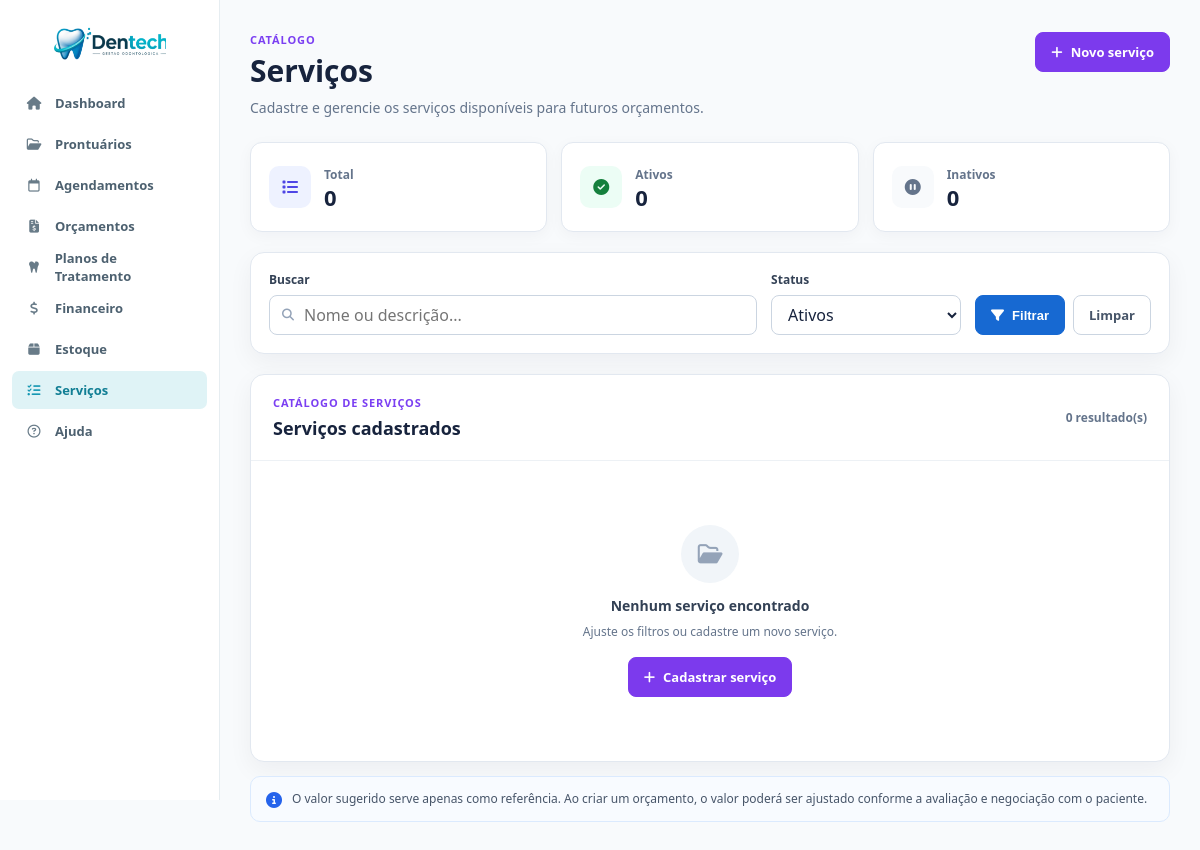
The page /servicos.php (signed in) on the database as committed earlier.
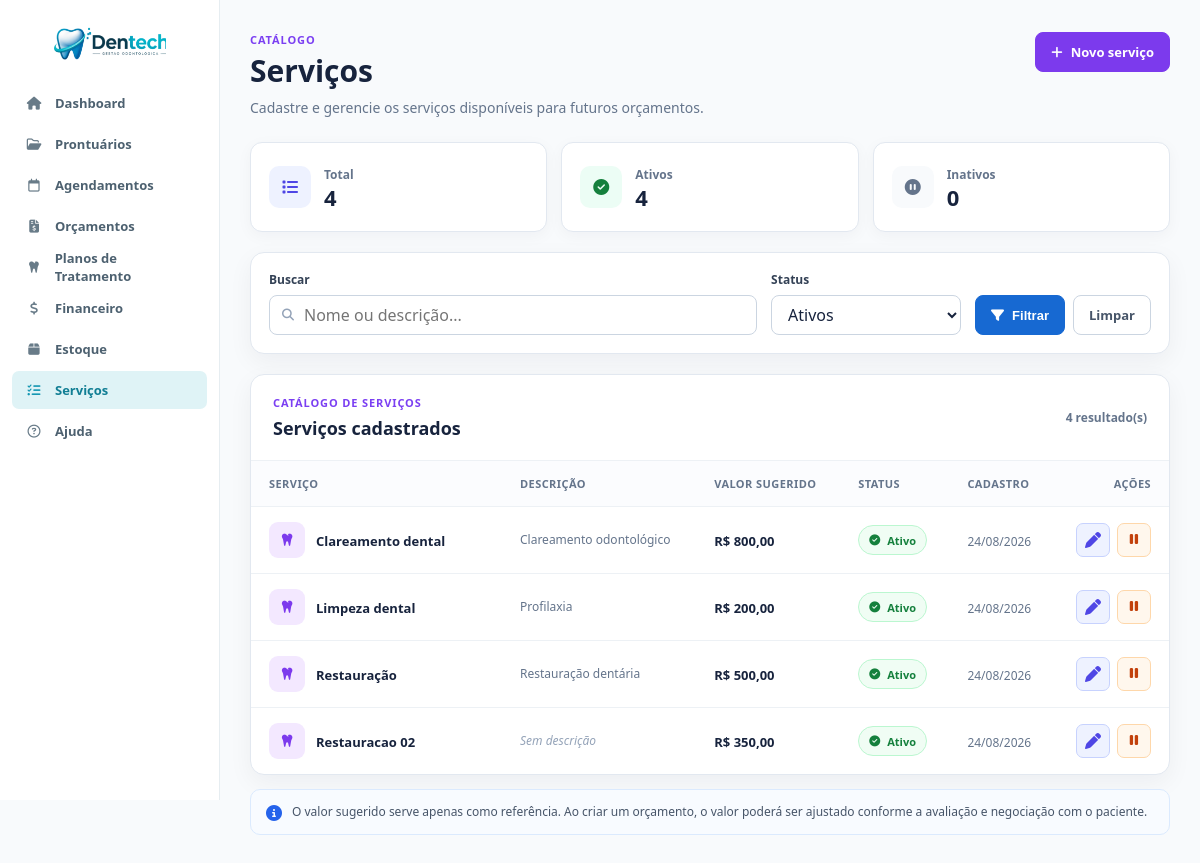
The same page on the database as committed later.
### tables this page shows
CREATE TABLE `servicos` (
  `id` int NOT NULL AUTO_INCREMENT,
  `nome` varchar(255) NOT NULL,
  `descricao` text,
  `valor_sugerido` decimal(10,2) NOT NULL DEFAULT '0.00',
  `ativo` tinyint(1) NOT NULL DEFAULT '1',
  `data_criacao` date NOT NULL,
  PRIMARY KEY (`id`),
  KEY `idx_servicos_ativo` (`ativo`),
  KEY `idx_servicos_nome` (`nome`)
);

### servicos.php (the view, shortened to what the changed rows need)
<?php
require_once 'conexao/conexao.php';
$status = $_GET['status'] ?? 'ativos';
$where = [];
$params = [];
if ($status === 'ativos') {
    $where[] = 's.ativo = 1';
} elseif ($status === 'inativos') {
    $where[] = 's.ativo = 0';
}
$sql = "
    SELECT
        s.id,
        s.nome,
        s.descricao,
        s.valor_sugerido,
        s.ativo,
        s.data_criacao
    FROM servicos s
";
if (!empty($where)) {
    $sql .= ' WHERE ' . implode(' AND ', $where);
}
$sql .= "
    ORDER BY
        s.ativo DESC,
        s.nome ASC
";
$stmt = $pdo->prepare($sql);
$stmt->execute($params);
$servicos = $stmt->fetchAll(PDO::FETCH_ASSOC);
$stmtResumo = $pdo->query("
    SELECT
        COUNT(*) AS total,
        SUM(CASE WHEN ativo = 1 THEN 1 ELSE 0 END) AS ativos,
        SUM(CASE WHEN ativo = 0 THEN 1 ELSE 0 END) AS inativos
    FROM servicos
");
$resumo = $stmtResumo->fetch(PDO::FETCH_ASSOC);
$totalServicos = (int)($resumo['total'] ?? 0);
$totalAtivos = (int)($resumo['ativos'] ?? 0);
?>
<!DOCTYPE html>
<html lang="pt-BR">
<head>
    <link rel="stylesheet" href="css/global.css">
    <link rel="stylesheet" href="css/variables.css">
    <link rel="stylesheet" href="css/layout.css">
    <link rel="stylesheet" href="css/navbar.css">
    <link rel="stylesheet" href="css/servicos.css">
    <link
        rel="stylesheet"
        href="https://cdnjs.cloudflare.com/ajax/libs/font-awesome/6.5.2/css/all.min.css">
</head>
<body>
    <main class="servicos-page">
        <div class="servicos-container">
            <header class="page-header">
                <div>
                    <h1>
                        Serviços
                    </h1>
                </div>
            </header>
            <section class="summary-grid">
                <article class="summary-card">
                    <div>
                        <span>
                            Total
                        </span>
                        <strong>
                            <?= $totalServicos ?>
                        </strong>
                    </div>
                </article>
                <article class="summary-card">
                    <div>
                        <span>
                            Ativos
                        </span>
                        <strong>
                            <?= $totalAtivos ?>
                        </strong>
                    </div>
                </article>
            </section>
            <section class="table-card">
                <div class="table-header">
                    <div>
                        <span class="table-kicker">
                        </span>
                        <h2>
                            Serviços cadastrados
                        </h2>
                    </div>
                    <span class="result-count">
                        <?= count($servicos) ?>
                        resultado(s)
                    </span>
                </div>
                <?php if (empty($servicos)): ?>
                    <div class="empty-state">
                        <div class="empty-icon">
                            <i class="fa-regular fa-folder-open"></i>
                        </div>
                        <strong>
                            Nenhum serviço encontrado
                        </strong>
                        <span>
                            Ajuste os filtros ou cadastre um novo serviço.
                        </span>
                        <a
                            href="novo_servico.php"
                            class="btn btn-primary">
                            <i class="fa-solid fa-plus"></i>
                            Cadastrar serviço
                        </a>
                    </div>
                <?php else: ?>
                    <div class="table-wrapper">
                        <table class="services-table">
                            <thead>
                                <tr>
                                    <th>Serviço</th>
                                    <th>Descrição</th>
                                    <th>Valor sugerido</th>
                                    <th>Status</th>
                                    <th>Cadastro</th>
                                    <th class="actions-column">Ações</th>
                                </tr>
                            </thead>
                            <tbody>
                                <?php foreach ($servicos as $servico): ?>
                                    <tr>
                                        <td>
                                            <div class="service-name">
                                                <div class="service-icon">
                                                    <i class="fa-solid fa-tooth"></i>
                                                </div>
                                                <div>
                                                    <strong>
                                                        <?= htmlspecialchars($servico['nome']) ?>
                                                    </strong>
                                                </div>
                                            </div>
                                        </td>
                                        <td>
                                            <div class="service-description">
                                                <?php if (!empty($servico['descricao'])): ?>
                                                    <?= htmlspecialchars($servico['descricao']) ?>
                                                <?php else: ?>
                                                    <span class="description-empty">
                                                        Sem descrição
                                                    </span>
                                                <?php endif; ?>
                                            </div>
                                        </td>
                                        <td>
                                            <strong class="service-value">
                                                R$
                                                <?= number_format(
                                                    (float)$servico['valor_sugerido'],
                                                    2,
                                                    ',',
                                                    '.'
                                                ) ?>
                                            </strong>
                                        </td>
                                        <td>
                                            <?php if ((int)$servico['ativo'] === 1): ?>
                                                <span class="status-badge active">
                                                    <i class="fa-solid fa-circle-check"></i>
                                                    Ativo
                                                </span>
                                            <?php endif; ?>
                                        </td>
                                        <td>
                                            <span class="date-text">
                                                <?= date(
                                                    'd/m/Y',
                                                    strtotime($servico['data_criacao'])
                                                ) ?>
                                            </span>
                                        </td>
                                        <td class="actions-cell">
                                            <div class="action-buttons">
                                                <a
                                                    href="editar_servico.php?id=<?= (int)$servico['id'] ?>"
                                                    class="action-button edit"
                                                    title="Editar serviço">
                                                    <i class="fa-solid fa-pen"></i>
                                                </a>
                                                <form
                                                    method="POST"
                                                    action="alternar_status_servico.php"
                                                    class="status-form"
                                                    onsubmit="return confirm(
                                                'Deseja realmente alterar o status deste serviço?'
                                            );">
                                                    <?php if ((int)$servico['ativo'] === 1): ?>
                                                        <button
                                                            type="submit"
                                                            class="action-button toggle deactivate"
                                                            title="Desativar serviço">
                                                            <i class="fa-solid fa-pause"></i>
                                                        </button>
                                                    <?php endif; ?>
                                                </form>
                                            </div>
                                        </td>
                                    </tr>
                                <?php endforeach; ?>
                            </tbody>
                        </table>
                    </div>
                <?php endif; ?>
            </section>
        </div>
    </main>
</body>
</html>

Rows that differ between the two databases and show on the page:
added servicos: nome "Clareamento dental", descricao "Clareamento odontológico", valor_sugerido "800,00", ativo 1 (drawn), data_criacao "24/08/2026"
added servicos: nome "Limpeza dental", descricao "Profilaxia", valor_sugerido "200,00", ativo 1 (drawn), data_criacao "24/08/2026"
added servicos: nome "Restauração", descricao "Restauração dentária", valor_sugerido "500,00", ativo 1 (drawn), data_criacao "24/08/2026"
added servicos: nome "Restauracao 02", shows "Sem descrição", valor_sugerido "350,00", ativo 1 (drawn), data_criacao "24/08/2026"
Other text that changed with them:
$totalServicos: "0" → "4"
$totalAtivos: "0" → "4"
count($servicos): "0" → "4"
text no longer shown: "Nenhum serviço encontrado Ajuste os filtros ou cadastre um novo serviço. Cadastrar serviço"
text now shown: "SERVIÇO DESCRIÇÃO VALOR SUGERIDO STATUS CADASTRO AÇÕES"
